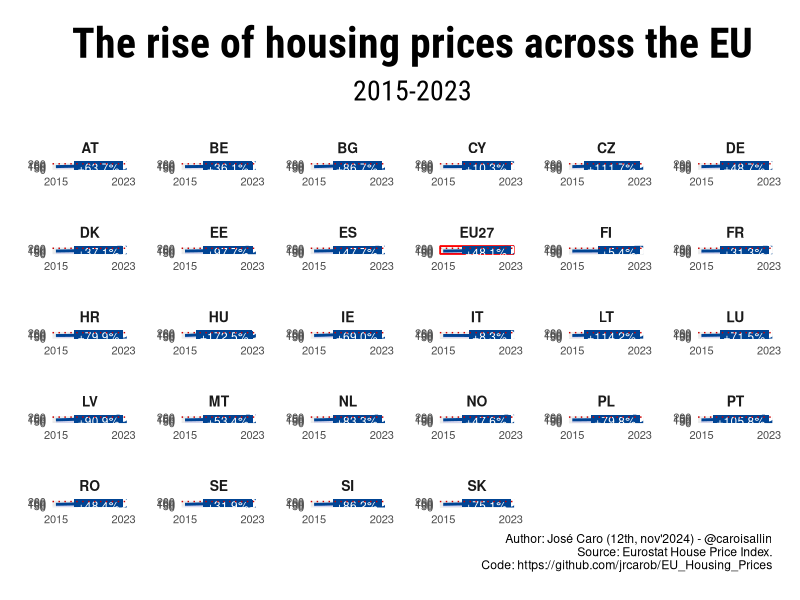

Write R code to recreate this figure.
# (c) Eurostat House Pricing data
# Data: https://ec.europa.eu/eurostat/statistics-explained/index.php?title=Housing_price_statistics_-_house_price_index
# R Code: José Caro
# https://github.com/jrcarob

# Load required libraries
library(tidyverse)
library(scales)
library(ggtext)

# Create the data frame as xlsx file is not clean
housing_data <- data.frame(
  year = rep(2015:2023, 28),
  country = rep(c("EU27", "BE", "BG", "CZ", "DK", "DE", "EE", "IE", "ES", "FR", "HR", "IT", "CY", "LV",
                  "LT",	"LU",	"HU", "MT",	"NL",	"AT",	"PL",	"PT",	"RO",	"SI",	"SK",	"FI",	"SE", "NO"), each = 9),
  index = c(
    # EU27
    100.00, 104.32, 109.31, 114.82, 120.40, 127.13, 137.83, 148.54, 148.07,
    # BE
    100.00, 102.33, 105.95, 109.15, 113.23, 118.09, 125.96, 132.93, 136.05,
    # BG
    100.00, 107.02, 116.30, 123.96, 131.42, 137.41, 149.33, 169.92, 186.67,
    # CZ
    100.00, 107.20, 119.70, 130.00, 141.90, 153.90, 184.20, 215.30, 211.70,
    # DK
    100.00, 104.58, 109.77, 114.70, 117.22, 122.31, 136.57, 143.15, 137.10,
    # DE
    100.10, 107.50, 114.10, 121.70, 128.70, 138.70, 154.80, 162.60, 148.80,
    # EE
    100.00, 104.75, 110.51, 117.07, 125.27, 132.79, 152.78, 186.76, 197.72,
    # IE
    100.00, 107.46, 119.14, 131.33, 134.41, 134.82, 145.98, 163.96, 168.99,
    # ES
    100.00, 104.62, 111.10, 118.58, 124.71, 127.50, 132.19, 141.98, 147.69,
    # FR
    100.00, 101.04, 104.24, 107.29, 110.86, 116.62, 123.98, 131.82, 131.26,
    # HR
    100.00, 100.89, 104.75, 111.14, 121.10, 130.38, 139.91, 160.69, 179.88,
    # IT
    100.00, 100.30, 99.20, 98.60, 98.50, 100.40, 103.00, 106.90, 108.30,
    # CY
    100.00, 100.27, 102.52, 104.32, 108.20, 107.98, 104.33, 107.13, 110.27,
    # LV
    100.00, 108.49, 118.01, 129.30, 140.88, 145.77, 161.65, 184.01, 190.89,
    # LT
    100.00, 105.40, 114.80, 123.18, 131.61, 141.18, 163.84, 195.05, 214.20,
    # LU
    100.00, 106.01, 111.96, 119.86, 131.99, 151.12, 172.15, 188.60, 171.48,
    # HU
    100.00, 113.38, 127.24, 145.50, 170.17, 178.58, 208.04, 254.52, 272.54,
    #MT
    100.00, 105.45, 111.03, 117.45, 124.65, 128.86, 135.44, 144.45, 153.42,
    #NL
    100.00, 105.29, 113.81, 124.40, 133.38, 144.07, 164.94, 186.84, 183.26,
    #AT
    100.00, 106.71, 112.14, 118.83, 125.97, 135.52, 151.02, 168.49, 163.68,
    #PL	
    100.00, 101.86, 105.78, 112.74, 122.52, 135.36, 147.77, 165.21, 179.78,
    #PT	
    100.00, 107.12, 117.02, 129.03, 141.88, 154.33, 168.84, 190.17, 205.76,
    #RO	
    100.00, 105.95, 112.36, 118.62, 122.69, 128.44, 134.09, 143.70, 148.43,
    #SI
    100.00, 103.25, 111.79, 121.55, 129.69, 135.66, 151.32, 173.65, 186.22,
    #SK	
    100.00, 106.67, 112.91, 121.32, 132.40, 145.02, 154.27, 175.41, 175.08,
    #FI	
    100.00, 101.29, 102.39, 103.34, 103.77, 105.60, 110.45, 111.75, 105.41,
    #SE 
    100.00, 108.24, 115.43, 114.35, 117.19, 122.11, 134.46, 139.25, 131.93,
    #NO
    100.00, 107.88, 113.75, 115.53, 120.18, 126.11, 137.66, 145.71, 147.63
  )
)

# Calculate percentage changes for labels
changes <- housing_data %>%
  group_by(country) %>%
  summarize(
    change = round((last(index) - first(index)), 1),
    label = sprintf("+%.1f%%", change)
  )

# Create the visualization
ggplot(housing_data, aes(x = year, y = index, group = country)) +
  # Add light blue background
  geom_rect(
    aes(xmin = -Inf, xmax = Inf, ymin = -Inf, ymax = Inf),
    fill = "NA", #F5F9FF"
    #inherit.aes = FALSE
    subset(housing_data, country %in% "EU27"), colour = "red"
  ) +
  # Add area fill under the line
  geom_ribbon(
    aes(ymin = 0, ymax = index),
    fill = "#0000F7", #E6EEF7
    alpha = 0.1
  ) +
  # Add the line
  geom_line(color = "#004494", linewidth = 1) +
  # Add end points
  geom_point(
    data = housing_data %>% filter(year == 2023),
    color = "#004494",
    size = 3,
    shape = 21,
    fill = "white",
    stroke = 1.5
  ) +
  # Add percentage change labels
  geom_label(
    data = changes,
    aes(x = 2023, y = 50, label = label),
    fill = "#004494",
    color = "white",
    label.size = 0,
    hjust = 1,
    vjust = 0.5,
    size = 3
  ) +
  # Add red dotted line at 200
  geom_hline(
    yintercept = 200,
    color = "#CC0000",
    linetype = "dotted",
    linewidth = 0.5
  ) +
  facet_wrap(~country, scales = "free", ncol = 6) + 
  scale_y_continuous(
    limits = c(0, 275),
    breaks = seq(0, 200, 50),
    minor_breaks = NULL
  ) +
  scale_x_continuous(
    limits = c(2015, 2023),
    #breaks = seq(2015, 2023, by = 1)
    breaks = c(2015, 2023)#,
    #labels = c("2015", "2023")
  ) +
  labs(
    title = "The rise of housing prices across the EU",
    subtitle = "2015-2023",
    caption = "Author: José Caro (12th, nov'2024) - @caroisallin\n Source: Eurostat House Price Index.\n Code: https://github.com/jrcarob/EU_Housing_Prices",
    x = NULL,
    y = NULL
  ) +
  theme(plot.caption.position = "plot",
        plot.caption = element_text(hjust = 0)) +
  theme_minimal() +
  theme(
    plot.title = element_text(
      family = "Roboto Condensed",
      size = 30,
      face = "bold",
      hjust = 0.5,
      margin = margin(b = 10)
    ),
    plot.subtitle = element_text(
      family = "Roboto Condensed",
      size = 20,
      hjust = 0.5,
      margin = margin(b = 20)
    ),
    strip.text = element_text(size = 10, face = "bold"),
    panel.grid.minor = element_blank(),
    panel.grid.major.x = element_blank(),
    axis.text = element_text(size = 8),
    panel.spacing = unit(1.5, "lines"),
    plot.margin = margin(t = 20, r = 20, b = 20, l = 20)
  )
